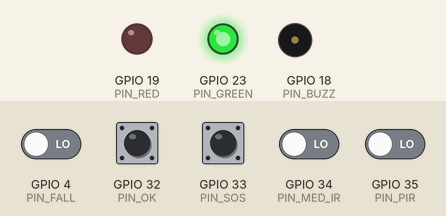
Bench run of a sketch on a simulated ESP32. Shown: output pins drawn as LEDs (lit = HIGH), buzzer (waves = sounding). The inputs (shaded band) are chosen by the test bench; at power-on: GPIO 32 (PIN_OK), GPIO 33 (PIN_SOS) HIGH, GPIO 4 (PIN_FALL), GPIO 34 (PIN_MED_IR), GPIO 35 (PIN_PIR) LOW. WiFi joins after 1.5 s; servers stay silent unless stated; uploads are accepted with an empty reply; the local clock reads 2024-03-15 10:24:30 at power-on unless the sketch sets it; what the sketch prints to the serial monitor is not drawn.

Above: at 3.1 s.
3.2 s: GPIO 4 (PIN_FALL) driven HIGH
At 4.4 s:
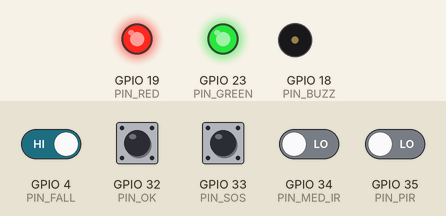
6.2 s: GPIO 33 (PIN_SOS) pulled LOW for 0.15 s
At 7.3 s:
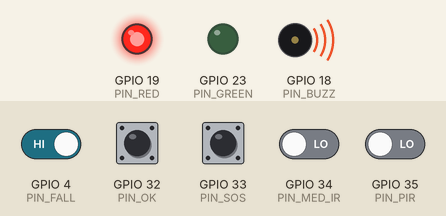
At 9.1 s:
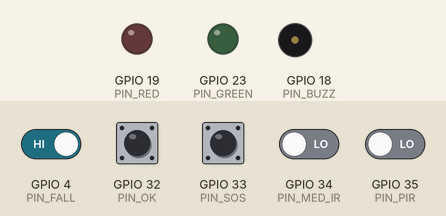
9.2 s: GPIO 32 (PIN_OK) pulled LOW for 0.15 s
12.2 s: GPIO 34 (PIN_MED_IR) driven HIGH
Timing chart, 0 to 16.2 s (numbered marks = the images above; inputs shaded):
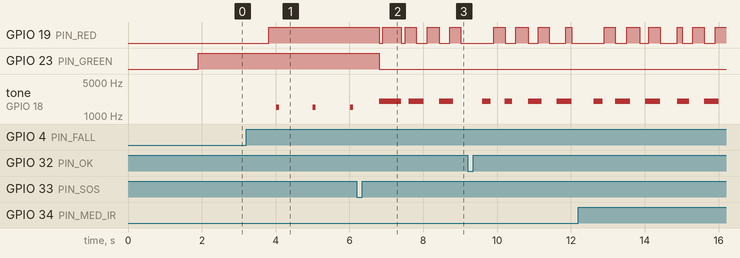

The sketch:

esp32.ino
```cpp
// 곁에 — ESP32 펌웨어 (집 안 판단 담당)
// 센서를 읽고 판단해서 집 안 부저·LED를 울리고, 결과를 Firebase 에 쓴다. 데이터 약속: docs/firebase-약속.md
// 판단은 ESP32 가 한다 → 인터넷이 끊겨도 집 안 경보는 울린다.
//
// 보드: "ESP32 Dev Module" (Vietduino ESP32 도 이걸로 올린다)

#include <WiFi.h>
#include <WiFiClientSecure.h>
#include <HTTPClient.h>
#include <time.h>

// ───── 1. 여기만 바꾼다 ─────
const char* WIFI_SSID = "폰핫스팟이름";      // 2.4GHz 핫스팟이어야 한다 (5GHz 는 ESP32 가 못 잡는다)
const char* WIFI_PASS = "핫스팟비밀번호";
const char* DB = "https://kis-hackathon-live-default-rtdb.asia-southeast1.firebasedatabase.app";

const bool DEMO = true;   // true: 시연용 짧은 시간 / false: 실제 생활 기준
// 무활동 기준: 시연 15초·30초 / 실제 2시간·4시간 (근거 조사 후 보고서에 적는다)
const unsigned long WARN_MS  = DEMO ? 15000UL : 2UL * 3600000UL;
const unsigned long ALERT_MS = DEMO ? 30000UL : 4UL * 3600000UL;
const unsigned long FALL_COUNTDOWN_MS = 10000;  // 낙상 뒤 [괜찮아요] 기다리는 시간
// 약 시간 창: 실제는 아침 8시·저녁 7시 ±30분. 시연은 켠 뒤 0~2분 = 아침, 2~4분 = 저녁
const int MED_HOUR[2] = {8, 19};
const unsigned long DEMO_MED_WINDOW_MS = 120000UL;
const int NIGHT_START = 22, NIGHT_END = 6;      // 밤에는 무활동 경고를 쉰다 (실제 모드만)

// ───── 2. 핀 (팀 배선표) ─────
const int PIN_PIR = 35;      // 입력 전용 핀
const int PIN_MED_IR = 34;   // 입력 전용 핀. 약통 뚜껑 안쪽을 본다
const int PIN_SOS = 33;      // 버튼 ↔ GND (내부 풀업)
const int PIN_OK = 32;       // [괜찮아요] 버튼 ↔ GND (내부 풀업)
const int PIN_FALL = 4;      // 마이크로비트 P0 (GND 끼리 꼭 연결)
const int PIN_BUZZ = 18;
const int PIN_RED = 19, PIN_GREEN = 23;
const bool MED_OPEN_IS_HIGH = true;  // 적외선 센서는 물체가 가까우면 LOW. 뚜껑이 열려 물체가 멀어지면 HIGH

// ───── 상태 ─────
enum Alert { NONE, SOS, FALL, INACTIVE };
Alert alert = NONE;
int level = 0;                         // 0 정상, 1 주의, 2 위험
unsigned long lastMotionMs = 0, lastMotionSent = 0, lastMotionEvent = 0;
unsigned long fallUntil = 0;           // 낙상 카운트다운 끝나는 millis (0 = 없음)
unsigned long lastBeat = 0, lastAckCheck = 0, bootMs = 0;
bool medDone[2] = {false, false};      // 오늘(시연: 이번 회차) 이 칸을 기록했나
int lastMedDay = -1;
bool prevSos = HIGH, prevOk = HIGH, prevFall = LOW, prevMedOpen = false;

WiFiClientSecure tls;

// ───── Firebase REST ─────
// 시각 자리에 {".sv":"timestamp"} 를 쓰면 서버가 지금 시각으로 바꿔 준다 → ESP32 시계가 틀려도 된다
const char* TS = "{\".sv\":\"timestamp\"}";

bool fb(const char* method, const String& path, const String& body, String* out = nullptr) {
  if (WiFi.status() != WL_CONNECTED) return false;
  HTTPClient http;
  http.setTimeout(3000);
  if (!http.begin(tls, String(DB) + path + ".json")) return false;
  http.addHeader("Content-Type", "application/json");
  int code = http.sendRequest(method, body);
  if (out && code == 200) *out = http.getString();
  http.end();
  if (code != 200) Serial.printf("[DB] %s %s -> %d\n", method, path.c_str(), code);
  return code == 200;
}

void event(const char* type, const char* detail = nullptr) {
  String b = String("{\"type\":\"") + type + "\",\"at\":" + TS;
  if (detail) b += String(",\"detail\":\"") + detail + "\"";
  fb("POST", "/home/events", b + "}");
}

void setStatus(const String& fields) { fb("PATCH", "/home/status", "{" + fields + "}"); }

void raise(Alert a) {
  if (alert != NONE && alert != INACTIVE && a == INACTIVE) return;  // 더 급한 경보가 있으면 덮지 않는다
  alert = a;
  const char* t = a == SOS ? "sos" : a == FALL ? "fall" : "inactive";
  fb("PUT", "/home/alert", String("{\"type\":\"") + t + "\",\"at\":" + TS + ",\"acked\":false}");
}

void clearAlert() {
  alert = NONE;
  noTone(PIN_BUZZ);
  fb("PATCH", "/home/alert", "{\"type\":\"none\"}");
}

// ───── 시간 (약·밤 판단용, NTP) ─────
bool timeOk() { struct tm t; return getLocalTime(&t, 10); }
int hourNow() { struct tm t; return getLocalTime(&t, 10) ? t.tm_hour : -1; }
int minuteOfDay() { struct tm t; return getLocalTime(&t, 10) ? t.tm_hour * 60 + t.tm_min : -1; }
int yday() { struct tm t; return getLocalTime(&t, 10) ? t.tm_yday : -1; }
String dateKey() {
  struct tm t;
  if (!getLocalTime(&t, 10)) return "unknown";
  char buf[11]; strftime(buf, sizeof buf, "%Y-%m-%d", &t);
  return buf;
}
bool isNight() {
  if (DEMO) return false;
  int h = hourNow();
  return h >= 0 && (h >= NIGHT_START || h < NIGHT_END);
}

// ───── 출력: LED·부저 ─────
void outputs(unsigned long now) {
  bool alarm = alert != NONE;
  bool counting = fallUntil != 0;
  // LED: 초록 정상, 노랑(빨+초) 주의·카운트다운, 빨강 경보 (경보는 깜빡임)
  bool blink = (now / 300) % 2;
  digitalWrite(PIN_RED, alarm ? blink : (level >= 1 || counting));
  digitalWrite(PIN_GREEN, !alarm && level < 2);
  // 부저: 경보 = 삐-삐-, 카운트다운 = 1초마다 짧게
  if (alarm) { if ((now / 400) % 2) tone(PIN_BUZZ, 2000); else noTone(PIN_BUZZ); }
  else if (counting) { if (now % 1000 < 80) tone(PIN_BUZZ, 1500); else noTone(PIN_BUZZ); }
  else noTone(PIN_BUZZ);
}

void connectWifi() {
  WiFi.mode(WIFI_STA);
  WiFi.begin(WIFI_SSID, WIFI_PASS);
  Serial.print("와이파이 연결 중");
  for (int i = 0; i < 40 && WiFi.status() != WL_CONNECTED; i++) { delay(250); Serial.print("."); }
  Serial.println(WiFi.status() == WL_CONNECTED ? " 연결됨" : " 실패 (집 안 경보는 계속 동작)");
}

void setup() {
  Serial.begin(115200);
  pinMode(PIN_PIR, INPUT);
  pinMode(PIN_MED_IR, INPUT);
  pinMode(PIN_SOS, INPUT_PULLUP);
  pinMode(PIN_OK, INPUT_PULLUP);
  pinMode(PIN_FALL, INPUT_PULLDOWN);
  pinMode(PIN_RED, OUTPUT); pinMode(PIN_GREEN, OUTPUT);
  tls.setInsecure();                       // 대회용: 인증서 확인 생략 (보고서 한계점에 적는다)
  connectWifi();
  configTime(7 * 3600, 0, "pool.ntp.org", "time.google.com");   // 베트남 시각 (UTC+7)
  bootMs = millis();
  lastMotionMs = millis();
  setStatus(String("\"lastMotion\":") + TS + ",\"level\":0,\"nightMode\":false,\"heartbeat\":" + TS);
  fb("PUT", "/home/alert", "{\"type\":\"none\"}");
  Serial.println("곁에 시작");
}

void loop() {
  unsigned long now = millis();

  // 와이파이가 끊기면 30초마다 다시 시도 (그동안에도 집 안 판단은 계속)
  static unsigned long lastWifiTry = 0;
  if (WiFi.status() != WL_CONNECTED && now - lastWifiTry > 30000) { lastWifiTry = now; WiFi.reconnect(); }

  // ① 움직임 (PIR)
  if (digitalRead(PIN_PIR) == HIGH) {
    lastMotionMs = now;
    if (level != 0) { level = 0; setStatus("\"level\":0"); if (alert == INACTIVE) clearAlert(); }
    if (now - lastMotionSent > 5000) { lastMotionSent = now; setStatus(String("\"lastMotion\":") + TS); }     // DB 쓰기는 5초에 한 번
    if (now - lastMotionEvent > 60000 || lastMotionEvent == 0) { lastMotionEvent = now; event("motion"); }   // 기록은 1분에 한 번
  }

  // ② 무활동 판단 (밤에는 쉰다)
  bool night = isNight();
  static bool lastNight = false;
  if (night != lastNight) { lastNight = night; setStatus(String("\"nightMode\":") + (night ? "true" : "false")); }
  unsigned long idle = now - lastMotionMs;
  if (!night) {
    if (idle >= ALERT_MS && level != 2) { level = 2; setStatus("\"level\":2"); event("inactive_alert"); raise(INACTIVE); }
    else if (idle >= WARN_MS && idle < ALERT_MS && level != 1) { level = 1; setStatus("\"level\":1"); event("inactive_warn"); }
  }

  // ③ SOS 버튼 (눌린 순간만)
  bool sos = digitalRead(PIN_SOS);
  if (prevSos == HIGH && sos == LOW) { Serial.println("SOS"); event("sos"); raise(SOS); }
  prevSos = sos;

  // ④ 낙상: 마이크로비트가 P0 를 HIGH 로 → 10초 카운트다운 → [괜찮아요] 안 누르면 경보
  bool fall = digitalRead(PIN_FALL);
  if (prevFall == LOW && fall == HIGH && fallUntil == 0 && alert != FALL) {
    Serial.println("낙상 감지, 카운트다운");
    fallUntil = now + FALL_COUNTDOWN_MS;
    // 가족 화면에 카운트다운을 띄우려면 "서버 시각 + 10초"가 필요하다.
    // REST 로는 더하기를 못 하니: 서버 시각을 먼저 쓰고 → 읽어 와서 → 10초를 더해 다시 쓴다
    setStatus(String("\"fallCountdownUntil\":") + TS);
    String t;
    if (fb("GET", "/home/status/fallCountdownUntil", "", &t)) setStatus(String("\"fallCountdownUntil\":") + String(t.toDouble() + FALL_COUNTDOWN_MS, 0));
  }
  prevFall = fall;
  bool ok = digitalRead(PIN_OK);
  if (prevOk == HIGH && ok == LOW && fallUntil) {
    Serial.println("괜찮아요 → 낙상 취소");
    fallUntil = 0; lastMotionMs = now;
    setStatus("\"fallCountdownUntil\":null"); event("fall_cancel");
  }
  prevOk = ok;
  if (fallUntil && (long)(now - fallUntil) >= 0) {
    fallUntil = 0;
    setStatus("\"fallCountdownUntil\":null"); event("fall"); raise(FALL);
  }

  // ⑤ 약통: 시간 창 안에 뚜껑이 열리면 복용, 창이 끝날 때까지 안 열리면 미복용
  bool medOpen = (digitalRead(PIN_MED_IR) == HIGH) == MED_OPEN_IS_HIGH;
  int slot = -1; bool windowOver[2] = {false, false};
  if (DEMO) {
    unsigned long t = now - bootMs, cycle = t % (2 * DEMO_MED_WINDOW_MS);
    if (t / (2 * DEMO_MED_WINDOW_MS) != (unsigned long)lastMedDay) { lastMedDay = t / (2 * DEMO_MED_WINDOW_MS); medDone[0] = medDone[1] = false; }
    slot = cycle < DEMO_MED_WINDOW_MS ? 0 : 1;
    windowOver[0] = cycle >= DEMO_MED_WINDOW_MS;
    windowOver[1] = cycle >= 2 * DEMO_MED_WINDOW_MS - 1000;   // 저녁 창 끝나기 1초 전
  } else if (timeOk()) {
    if (yday() != lastMedDay) { lastMedDay = yday(); medDone[0] = medDone[1] = false; }
    int m = minuteOfDay();
    for (int i = 0; i < 2; i++) {
      int c = MED_HOUR[i] * 60;
      if (m >= c - 30 && m <= c + 30) slot = i;
      if (m > c + 30) windowOver[i] = true;
    }
  }
  const char* slotName[2] = {"morning", "evening"};
  const char* slotKo[2] = {"아침 약", "저녁 약"};
  if (!prevMedOpen && medOpen && slot >= 0 && !medDone[slot]) {
    medDone[slot] = true;
    Serial.printf("%s 복용\n", slotKo[slot]);
    fb("PUT", "/home/meds/" + dateKey() + "/" + slotName[slot], String("{\"taken\":true,\"at\":") + TS + "}");
    event("med_taken", slotKo[slot]);
  }
  prevMedOpen = medOpen;
  for (int i = 0; i < 2; i++) if (windowOver[i] && !medDone[i]) {
    medDone[i] = true;
    Serial.printf("%s 미복용\n", slotKo[i]);
    fb("PUT", "/home/meds/" + dateKey() + "/" + slotName[i], String("{\"taken\":false,\"at\":") + TS + "}");
    event("med_missed", slotKo[i]);
  }

  // ⑥ 경보 중이면 1초마다 가족이 [확인] 눌렀는지 본다
  if (alert != NONE && now - lastAckCheck > 1000) {
    lastAckCheck = now;
    String acked;
    if (fb("GET", "/home/alert/acked", "", &acked) && acked == "true") {
      Serial.println("가족 확인 → 부저 끔");
      if (alert == INACTIVE) lastMotionMs = now;   // 가족이 확인했으니 무활동 시계를 다시 시작
      level = 0; setStatus("\"level\":0");
      clearAlert();
    }
  }

  // ⑦ 10초마다 살아 있다는 신호
  if (now - lastBeat > 10000) { lastBeat = now; setStatus(String("\"heartbeat\":") + TS); }

  outputs(now);
  delay(20);
}
```

Measured:
- after the input at 3.2 s, GPIO 19 (PIN_RED): LOW → HIGH after 0.62 s; tone on GPIO 18 (PIN_BUZZ): alternates 1500 Hz for 0.08 s and silent for 0.92 s, starting after 0.82 s
- after the input at 6.2 s, GPIO 19 (PIN_RED): HIGH → LOW after 0.60 s, → HIGH 0.10 s later, → LOW 0.50 s later, → HIGH 0.10 s later, … (9 changes in this stretch); GPIO 23 (PIN_GREEN): HIGH → LOW after 0.60 s
